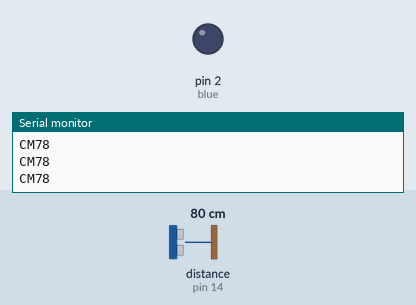
The sketch below on a simulated Arduino Uno, built with avr-gcc and run on an emulated ATmega328P. Parts: output pins drawn as LEDs (lit = HIGH), the last lines printed to the serial monitor. Wiring (inferred from the names in the program): ultrasonic range finder: trigger pin 12; echo pin 14. The test bench sets the inputs (shaded band); at power-on: distance to the obstacle (sensor on pin 14) 80 cm. The echo pulse lasts 58.3 µs per cm; pins used as bus, display or sensor lines are not drawn.

Above: at 1.2 s.
1.3 s: distance to the obstacle (sensor on pin 14) set to 18 cm
2.8 s: distance to the obstacle (sensor on pin 14) set to 15 cm
At 4.0 s:
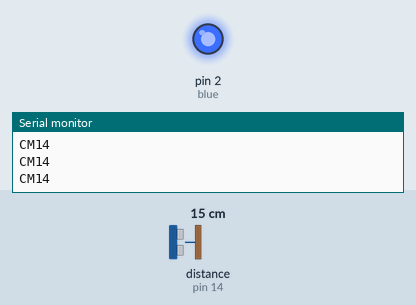
4.3 s: distance to the obstacle (sensor on pin 14) set to 35 cm
At 4.9 s:
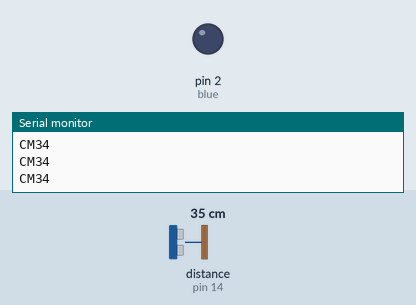
5.9 s: distance to the obstacle (sensor on pin 14) set to 2 cm
At 6.7 s:
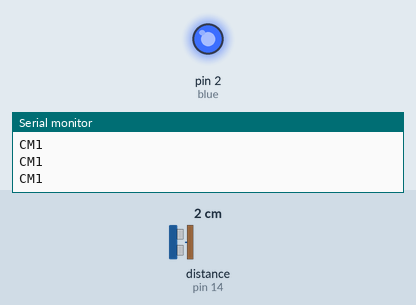
Timing chart, 0 to 8.4 s (numbered marks = the images above; inputs shaded):
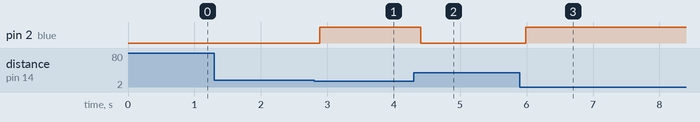

Measured:
- the behaviour switches between 17 and 16 cm on distance to the obstacle (sensor on pin 14) (found by bisection; images 0 and 1)
- after the input at 2.8 s, pin 2 (blue): LOW → HIGH after 0.08 s
- after the input at 4.3 s, pin 2 (blue): HIGH → LOW after 0.11 s
- after the input at 5.9 s, pin 2 (blue): LOW → HIGH after 0.09 s

The sketch:

sonar.ino
```cpp
int trigPin =12;
int echoPin =14;
int blue = 2;
long duration, distance;

void setup()
{
  Serial.begin(115200);
  pinMode(trigPin, OUTPUT);
  pinMode(echoPin, INPUT);
  pinMode(blue,OUTPUT);
}

void loop()
{
  digitalWrite(trigPin, HIGH);
  delayMicroseconds(100);
  digitalWrite(trigPin, LOW);
  duration=pulseIn(echoPin, HIGH);
  distance=(duration*0.0340)/2;
  Serial.println(distance);
  Serial.print("CM");
  delay(50);

  if(distance<=15)
  {
    digitalWrite(blue, HIGH);
    delay(50);
  }
  else if(distance>15)
  {
    digitalWrite(blue, LOW);
  }
}
```
